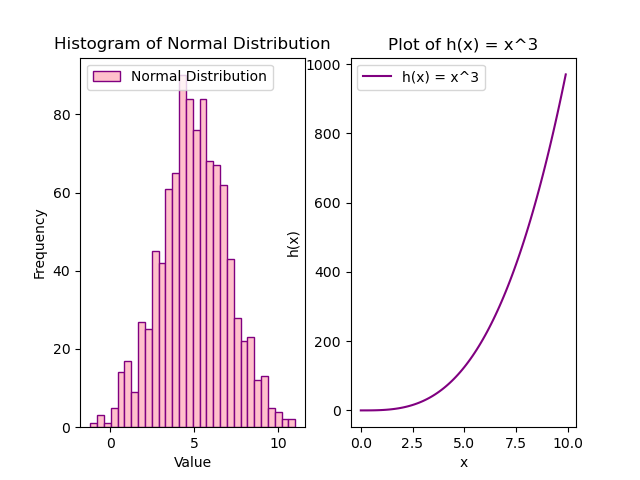

Python code for this plot:
# plottask.py 
# Weekly Task 08 

# Author: Laura Donnelly


# Import packages.
import numpy as np
import matplotlib.pyplot as plt

# Create a normal distribution.
mean = 5
std_dev = 2
num_samples = 1000

# Generate the random data.
data = np.random.normal(mean, std_dev, num_samples)

# Plot the histogram.
# 1 row, 2 columns, first subplot.
plt.subplot(1, 2, 1)  

plt.hist(data, bins=30, color='pink', edgecolor='purple', label='Normal Distribution')
plt.title('Histogram of Normal Distribution')
plt.xlabel('Value')
plt.ylabel('Frequency')

# Add a legend to the histogram.

plt.legend(loc='upper left')

# Plot the function h(x) = x^3 using np.arange().
# Create x values from 0 to 10 with a step of 0.1.
x_values = np.arange(0, 10, 0.1)  

# Calculate y = x^3.
y_value = x_values**3  

# Create the function plot.
# 1 row, 2 columns, second subplot.
plt.subplot(1, 2, 2)  

plt.plot(x_values, y_value, color='purple', label='h(x) = x^3')
plt.title('Plot of h(x) = x^3')
plt.xlabel('x')
plt.ylabel('h(x)')

# Add a legend to the function plot.
plt.legend(loc='upper left' )

# Save the histogram and plot.
plt.savefig('plottask.png')

# Adjust layout to avoid any overlap of the histogram or plot.
plt.tight_layout()

# Display the plots.
plt.show()
















